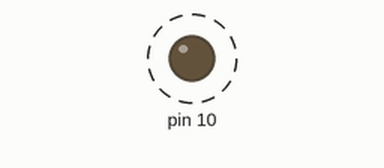
This sketch was run on a simulated Arduino Uno, built with avr-gcc and run on an emulated ATmega328P. Parts: output pins drawn as LEDs (lit = HIGH). Dashed ring = blinking.

Above: at 0.05 s.
Timing chart, 0 to 4.7 s (numbered marks = the images above):
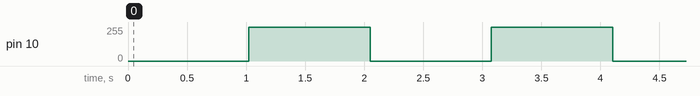

The sketch:

pwm-otro-pin.ino
```cpp
// Fallo: la rampa va a D10 (tiene PWM, pero el LED está en D9).
void setup() { }
void loop() {
  for (int v = 0; v <= 255; v++) { analogWrite(10, v); delay(4); }
  for (int v = 255; v >= 0; v--) { analogWrite(10, v); delay(4); }
}
```

Measured:
- by itself, pin 10: alternates 255/255 for 1.0 s and 0/255 for 1.0 s
